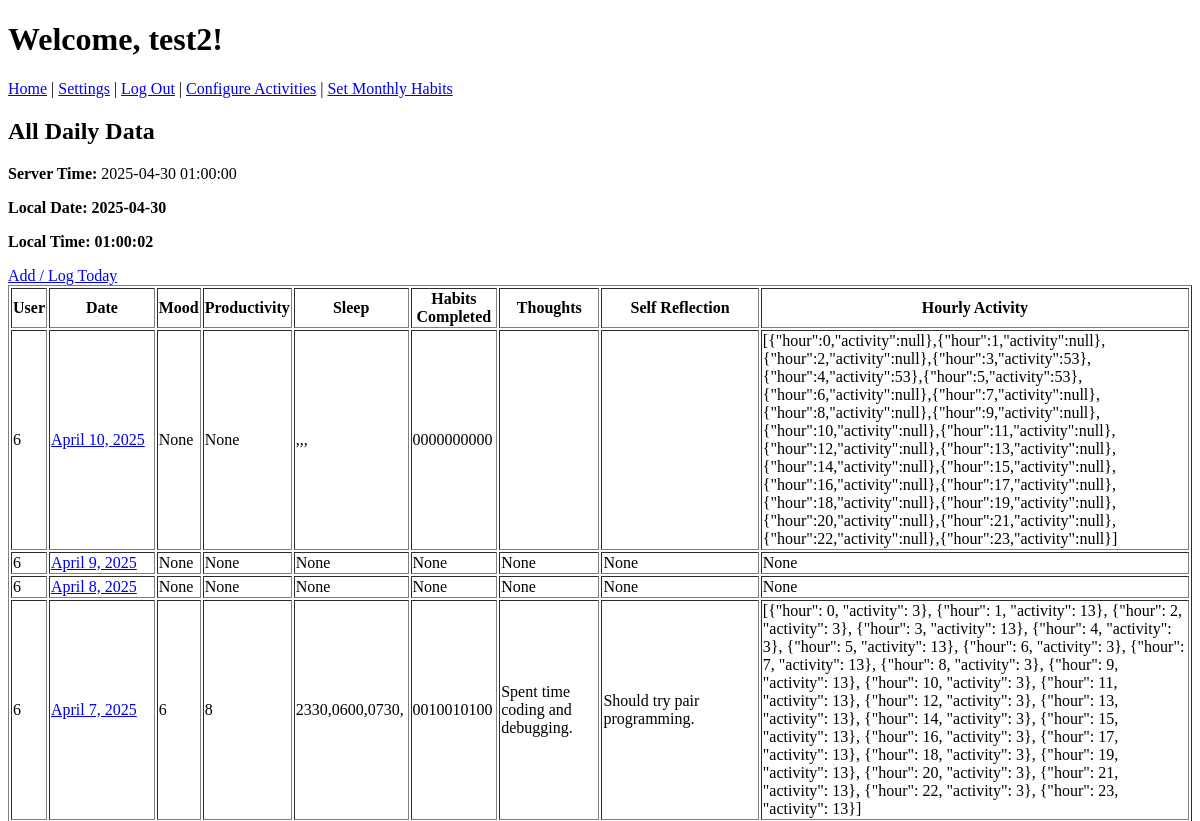
The app's page / (signed in, upper part), older data.
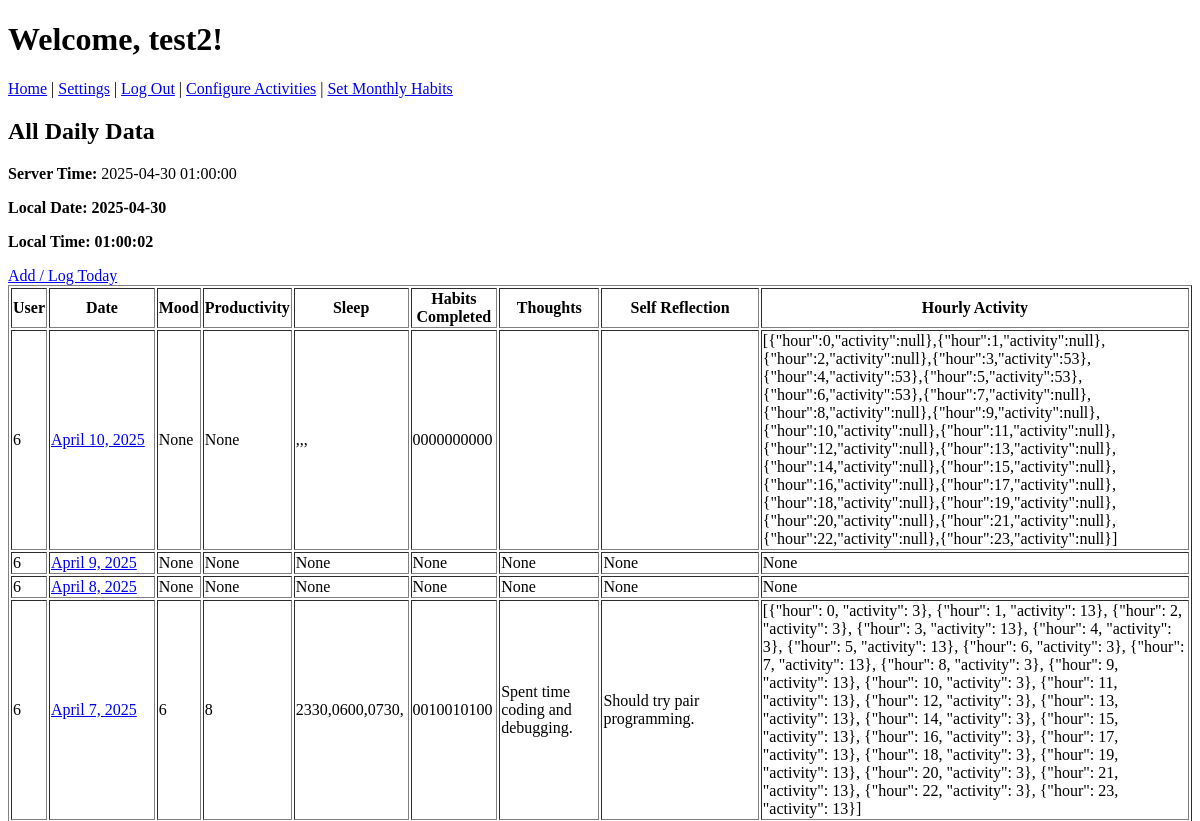
The same page, newer data.
### mainpage/models.py (models this page shows, shortened)
class DailyData(models.Model):
    user_id = models.IntegerField()
    date = models.DateField()
    mood_rating = models.IntegerField(null=True, blank=True)
    productivity_score = models.IntegerField(null=True, blank=True)
    sleep = models.TextField(null=True, blank=True)
    habits_completed = models.TextField(null=True, blank=True)
    thoughts = models.TextField(null=True, blank=True)
    self_reflection = models.TextField(null=True, blank=True)
    hourly_activity_logging = models.TextField(null=True, blank=True)
    class Meta:
        unique_together = ("user_id", "date")

### mainpage/views.py (the view)
# urls.py: path('', main_page_view, name='main_page'),
@login_required
def main_page_view(request):
    all_data = DailyData.objects.filter(user_id=request.user.id).order_by('-date')
    server_time = now()
    today = date.today()
    context = {
        "all_data": all_data,
        "username": request.user.username,
        "server_time": server_time,
        "year": today.year,
        "month": today.month,
    }
    return render(request, 'mainpage/main.html', context)

### mainpage/templates/mainpage/main.html (shortened to what this page needs)
{% extends "authapp/mainpage.html" %}
{% load static %}
{% block content %}
<h2>All Daily Data</h2>
<p><strong>Server Time:</strong> {{ server_time|date:"Y-m-d H:i:s" }}</p>
<p id="local-date" style="font-weight:bold;">Date: --</p>
<p id="local-time" style="font-weight:bold;">Time: --:--:--</p>
<a id="log-today-link" href="#">Add / Log Today</a>
<table border="1">
    <tr>
        <th>User</th>
        <th>Date</th>
        <th>Mood</th>
        <th>Productivity</th>
        <th>Sleep</th>
        <th>Habits Completed</th>
        <th>Thoughts</th>
        <th>Self Reflection</th>
        <th>Hourly Activity</th>
    </tr>
    {% for row in all_data %}
    <tr>
        <td>{{ row.user_id }}</td>
        <td style="white-space: nowrap;">
            <a href="{% url 'day_view' year=row.date.year month=row.date.month day=row.date.day %}">
                {{ row.date }}
            </a>
        </td>
        <td>{{ row.mood_rating }}</td>
        <td>{{ row.productivity_score }}</td>
        <td>{{ row.sleep }}</td>
        <td>{{ row.habits_completed }}</td>
        <td>{{ row.thoughts }}</td>
        <td>{{ row.self_reflection }}</td>
        <td>{{ row.hourly_activity_logging }}</td>
    </tr>
    {% empty %}
    <tr>
      <td colspan="9">No records found.</td>
    </tr>
    {% endfor %}
</table>
{% endblock %}

Row changes from the older to the newer data that the page shows:
changed DailyData: hourly_activity_logging "[{\"hour\":0,\"activity\":null},{\"hour\":1,\"activity\":null},{\"hour\":2,\"activity\":null},{\"hour\":3,\"activity\":53},{\"hour\":4,\"activity\":53},{\"hour\":5,\"activity\":53},{\"hour\":6,\"activity\":null},{\"hour\":7,\"activity\":null},{\"hour\":8,\"activity\":null},{\"hour\":9,\"activity\":null},{\"hour\":10,\"activity\":null},{\"hour\":11,\"activity\":null},{\"hour\":12,\"activity\":null},{\"hour\":13,\"activity\":null},{\"hour\":14,\"activity\":null},{\"hour\":15,\"activity\":null},{\"hour\":16,\"activity\":null},{\"hour\":17,\"activity\":null},{\"hour\":18,\"activity\":null},{\"hour\":19,\"activity\":null},{\"hour\":20,\"activity\":null},{\"hour\":21,\"activity\":null},{\"hour\":22,\"activity\":null},{\"hour\":23,\"activity\":null}]" → "[{\"hour\":0,\"activity\":null},{\"hour\":1,\"activity\":null},{\"hour\":2,\"activity\":null},{\"hour\":3,\"activity\":53},{\"hour\":4,\"activity\":53},{\"hour\":5,\"activity\":53},{\"hour\":6,\"activity\":53},{\"hour\":7,\"activity\":null},{\"hour\":8,\"activity\":null},{\"hour\":9,\"activity\":null},{\"hour\":10,\"activity\":null},{\"hour\":11,\"activity\":null},{\"hour\":12,\"activity\":null},{\"hour\":13,\"activity\":null},{\"hour\":14,\"activity\":null},{\"hour\":15,\"activity\":null},{\"hour\":16,\"activity\":null},{\"hour\":17,\"activity\":null},{\"hour\":18,\"activity\":null},{\"hour\":19,\"activity\":null},{\"hour\":20,\"activity\":null},{\"hour\":21,\"activity\":null},{\"hour\":22,\"activity\":null},{\"hour\":23,\"activity\":null}]"
